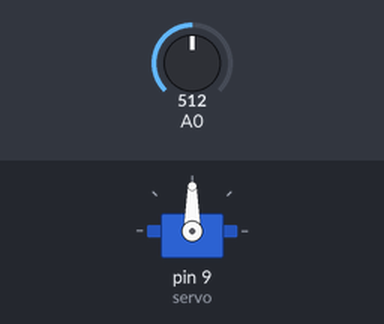
The sketch below on a simulated Arduino Uno, built with avr-gcc and run on an emulated ATmega328P. On the bench: servo. The inputs (shaded band) are chosen by the test bench; at power-on: A0 = 512.

Above: at 1.2 s.
1.3 s: A0 set to 716
At 1.9 s:
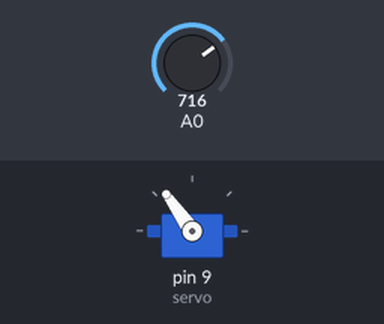
2.8 s: A0 set to 900
At 3.9 s:
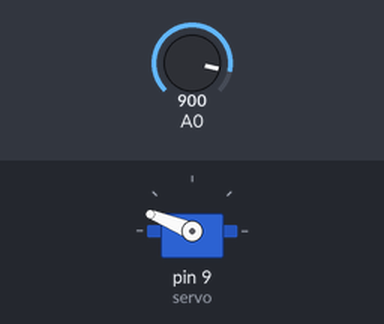
4.3 s: A0 set to 1023
At 5.4 s:
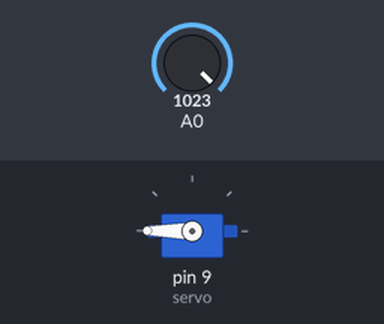
5.8 s: A0 set to 306
At 6.2 s:
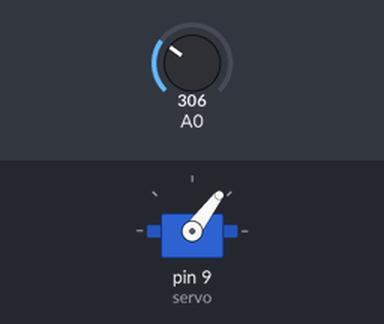
7.3 s: A0 set to 122
At 7.6 s:
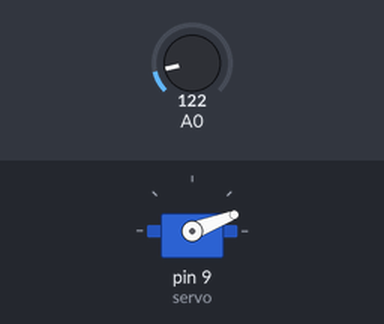
Timing chart, 0 to 9.8 s (numbered marks = the images above; inputs shaded):
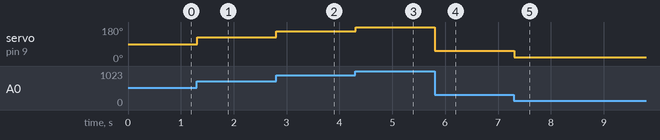

Measured:
- after the input at 1.3 s, servo on pin 9 (servo): 90° → 125° at once
- after the input at 2.8 s, servo on pin 9 (servo): 125° → 158° at once
- after the input at 4.3 s, servo on pin 9 (servo): 158° → 180° at once
- after the input at 5.8 s, servo on pin 9 (servo): 180° → 53° at once
- after the input at 7.3 s, servo on pin 9 (servo): 53° → 21° at once

The sketch:

ServoPOT.ino
```cpp
#include <Servo.h>

Servo servo;

int potpin = 0;
int val;

void setup() {
  // put your setup code here, to run once:
  servo.attach(9);
  Serial.begin(9600);
}

void loop() {
  // put your main code here, to run repeatedly:
  val = analogRead(A0);
  val = map(val, 0, 1023, 0, 180);
  servo.write(val);
  delay(15);
}
```
